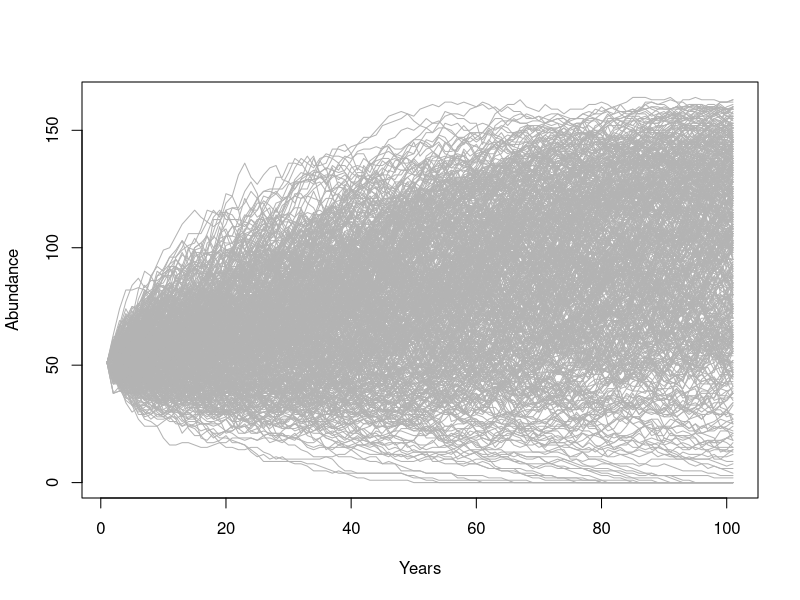
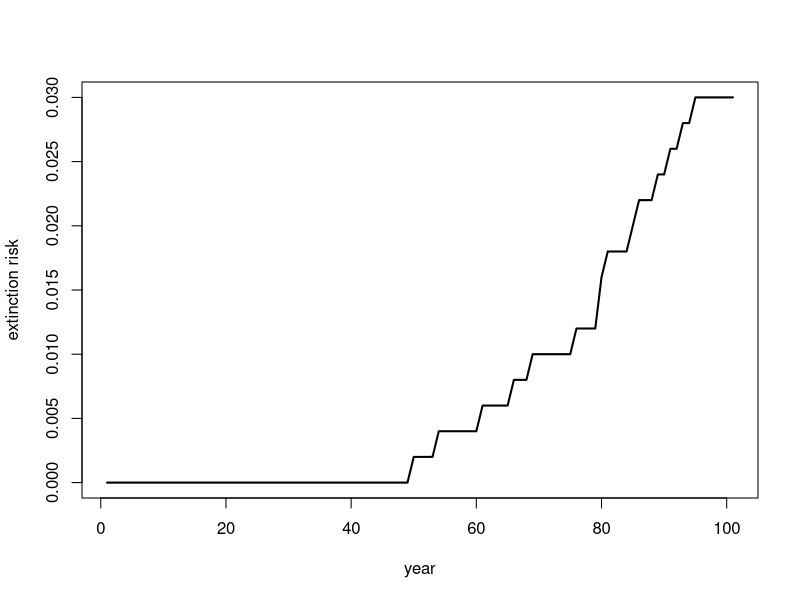
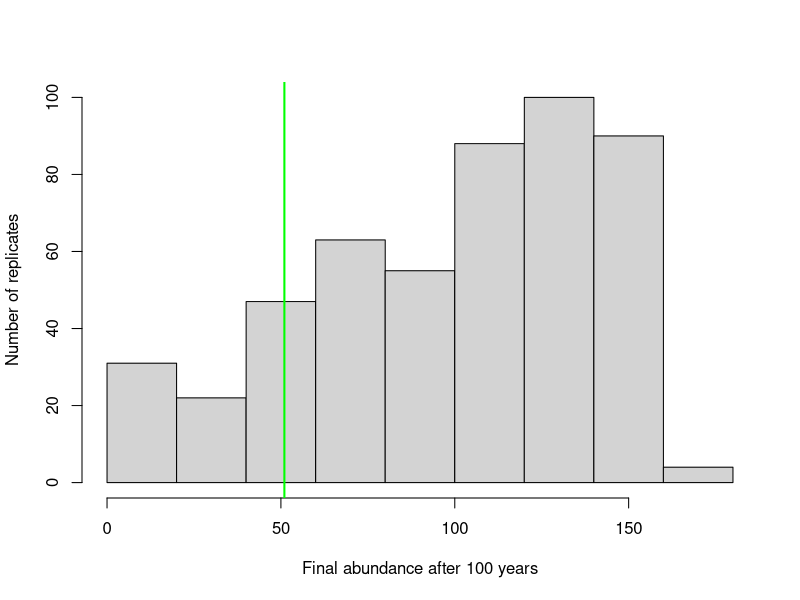
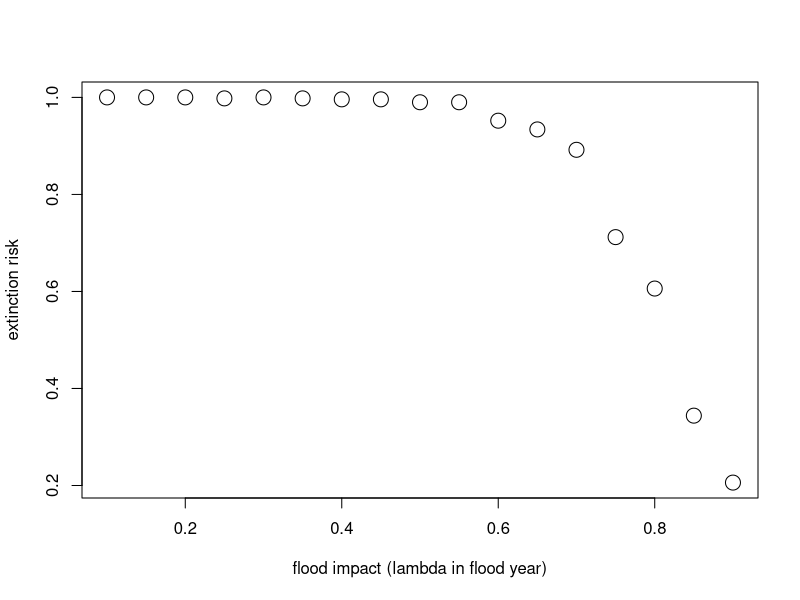
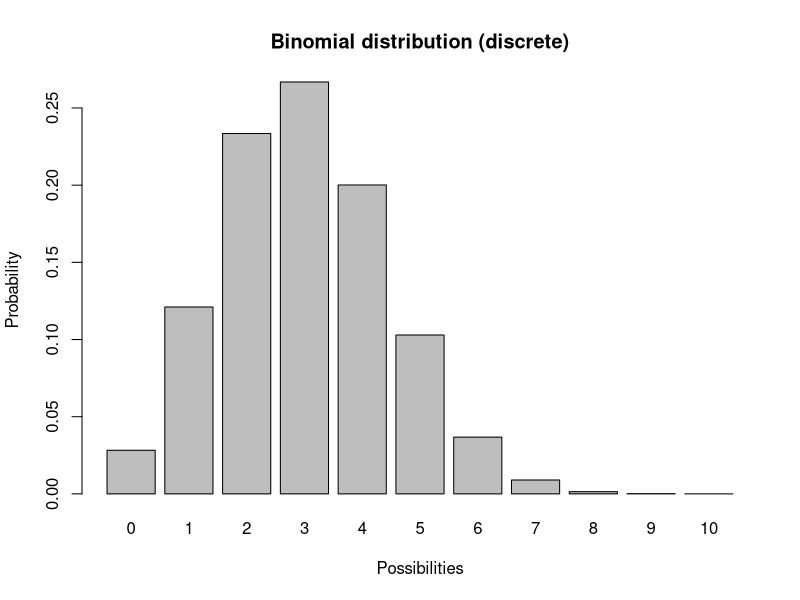
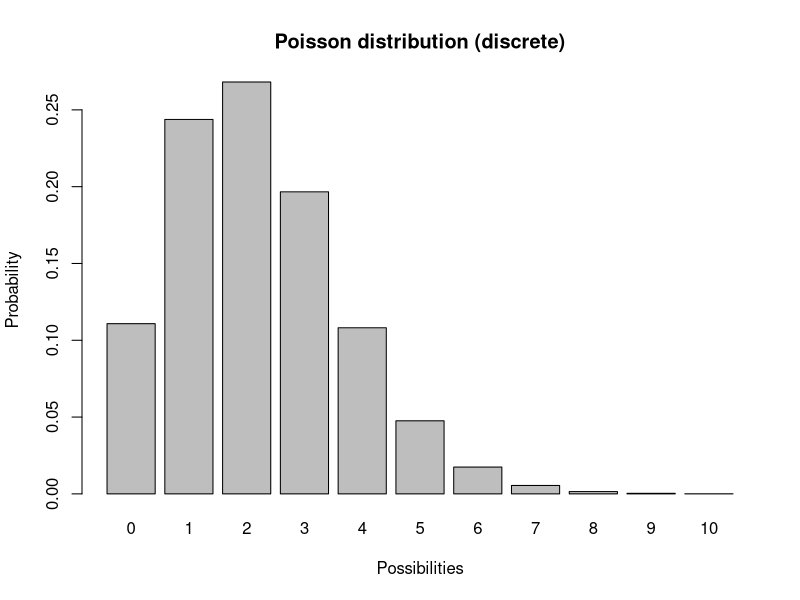
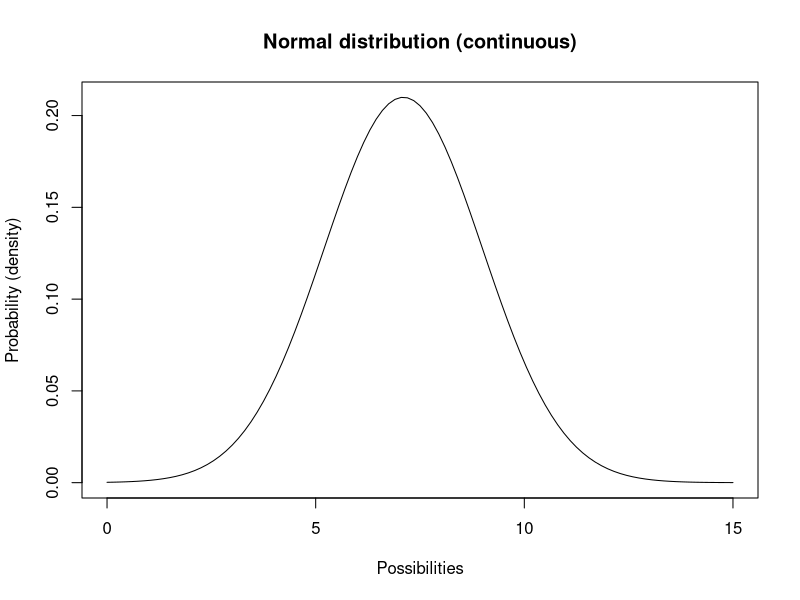

Here is the R script that generated these plots, in order:

############################################################
####                                                    ####  
####  NRES 421, PVA                                     ####
####                                                    ####
####  Kevin Shoemaker                                   #### 
####  University of Nevada, Reno                        ####
####                                                    #### 
############################################################


############################################################
####  PVA basics                                        ####
############################################################



####
# Basic simulation parameters
####

nyears <- 100     # number of years
nreps <- 500      # number of replicates

####
# Basic life history parameters
####

R_max <- 1.03       # Maximum rate of growth (max lambda)
Init_N <- 51        # Initial abundance
K <- 175            # Carrying capacity

####
# Environmental stochasticity
####

SD_lambda <- 0.11  # standard deviation of lambda

####
# Density-dependence (Ricker model)
####

Ricker <- function(prev_abund){       # this is a function for computing next-year abundance -- includes env stochasticity
  prev_abund * exp(log(rnorm(1,R_max,SD_lambda))*(1-(prev_abund/K)))
}

####
# Catastrophe
####

Flood_prob <- 0.0     # 0% chance of major flood
Flood_lambda <- 0.25    # 25% of population can survive a flood, should it occur!




## Set up data structures to store simulation results!

PVAdemo <- function(nreps,nyears,Init_N,R_max,K,Flood_prob,Flood_lambda){
  #browser()
  PopArray2 <- array(0,dim=c((nyears+1),nreps))
  
  ## start looping through replicates
  
  for(rep in 1:nreps){
    
    # set initial abundance
    PopArray2[1,rep] <- Init_N     # initial abundance
    
    ### loop through years
    for(y in 2:(nyears+1)){
      ### stochasticity and d-d
      nextyear <- max(0,trunc(Ricker(PopArray2[y-1,rep])))
      
      ### catastrophe
      if(runif(1)<Flood_prob) nextyear <- nextyear*Flood_lambda
      PopArray2[y,rep] <- nextyear 
    }
  }
  
  return(PopArray2)
}

### Run the PVA!

Default <- PVAdemo(nreps,nyears,Init_N,R_max,K,Flood_prob,Flood_lambda)


PlotCloud <- function(simdata){
  plot(c(1:101),simdata[,1],col=gray(0.7),type="l",ylim=c(0,max(simdata)),xlab="Years",ylab="Abundance")
  
  for(r in 2:ncol(simdata)){
    lines(c(1:101),simdata[,r],col=gray(0.7),type="l")
  }
}

PlotCloud(Default)


Extinction_byyear <- function(simdata){
  apply(simdata,1,function(t)  length(which(t==0)))/ncol(simdata)
}

plot(c(1:101),Extinction_byyear(Default),type="l",lwd=2,xlab="year",ylab="extinction risk")
abline(h=0.05,col="red",lwd=2)



hist(Default[nrow(Default),],xlab="Final abundance after 100 years",ylab="Number of replicates",main="")
abline(v=Init_N,col="green",lwd=2)


prob_decline <- round(length(which(Default[nrow(Default),]<Init_N))/ncol(Default),2)
cat("the probability of decline is: ", prob_decline)


Flood_prob <- 0.1     # 10% chance of major flood

Exctinction_risk <- function(simdata){
  length(which(simdata[nrow(simdata),]==0))/ncol(simdata)
}

flood_lambdas <- seq(0.9,0.1,by=-0.05)

all_scenarios <- numeric(length(flood_lambdas))
for(scenario in 1:length(flood_lambdas)){
  PVA <- PVAdemo(nreps,nyears,Init_N,R_max,K,Flood_prob,flood_lambdas[scenario])
  all_scenarios[scenario] <- Exctinction_risk(PVA)
}

plot(flood_lambdas,all_scenarios,type="p",cex=2,xlab="flood impact (lambda in flood year)",ylab="extinction risk")
abline(h=0.05,col="red",lwd=2)


             # plot a discrete distribution!
xvals <- seq(0,10,1)
probs <- dbinom(xvals,10,prob=0.3)
names(probs) <- xvals
               
barplot(probs,ylab="Probability",xlab="Possibilities",main="Binomial distribution (discrete)")



             # plot a discrete distribution!
xvals <- seq(0,10,1)
probs <- dpois(xvals,lambda=2.2)
names(probs) <- xvals
               
barplot(probs,ylab="Probability",xlab="Possibilities",main="Poisson distribution (discrete)")


mean = 7.1
stdev = 1.9

curve(dnorm(x,mean,stdev),0,15,ylab="Probability (density)",xlab="Possibilities",main="Normal distribution (continuous)")   # probability density

